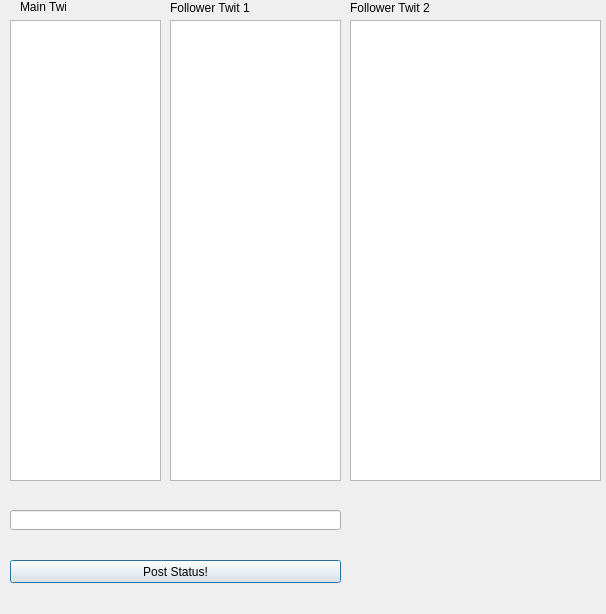
<?xml version="1.0" encoding="UTF-8"?>
<ui version="4.0">
 <class>Dialog</class>
 <widget class="QDialog" name="Dialog">
  <property name="geometry">
   <rect>
    <x>0</x>
    <y>0</y>
    <width>606</width>
    <height>614</height>
   </rect>
  </property>
  <property name="windowTitle">
   <string>Dialog</string>
  </property>
  <widget class="QPushButton" name="button_post">
   <property name="geometry">
    <rect>
     <x>10</x>
     <y>560</y>
     <width>331</width>
     <height>23</height>
    </rect>
   </property>
   <property name="text">
    <string>Post Status!</string>
   </property>
  </widget>
  <widget class="QListWidget" name="list_main_twit">
   <property name="geometry">
    <rect>
     <x>10</x>
     <y>20</y>
     <width>151</width>
     <height>461</height>
    </rect>
   </property>
  </widget>
  <widget class="QListWidget" name="list_follower1">
   <property name="geometry">
    <rect>
     <x>170</x>
     <y>20</y>
     <width>171</width>
     <height>461</height>
    </rect>
   </property>
  </widget>
  <widget class="QListWidget" name="list_follower2">
   <property name="geometry">
    <rect>
     <x>350</x>
     <y>20</y>
     <width>251</width>
     <height>461</height>
    </rect>
   </property>
  </widget>
  <widget class="QLabel" name="label">
   <property name="geometry">
    <rect>
     <x>20</x>
     <y>0</y>
     <width>46</width>
     <height>13</height>
    </rect>
   </property>
   <property name="text">
    <string>Main Twit</string>
   </property>
  </widget>
  <widget class="QLabel" name="label_2">
   <property name="geometry">
    <rect>
     <x>170</x>
     <y>0</y>
     <width>91</width>
     <height>16</height>
    </rect>
   </property>
   <property name="text">
    <string>Follower Twit 1</string>
   </property>
  </widget>
  <widget class="QLabel" name="label_3">
   <property name="geometry">
    <rect>
     <x>350</x>
     <y>0</y>
     <width>101</width>
     <height>16</height>
    </rect>
   </property>
   <property name="text">
    <string>Follower Twit 2</string>
   </property>
  </widget>
  <widget class="QLineEdit" name="status_enter">
   <property name="geometry">
    <rect>
     <x>10</x>
     <y>510</y>
     <width>331</width>
     <height>20</height>
    </rect>
   </property>
  </widget>
 </widget>
 <resources/>
 <connections/>
</ui>
